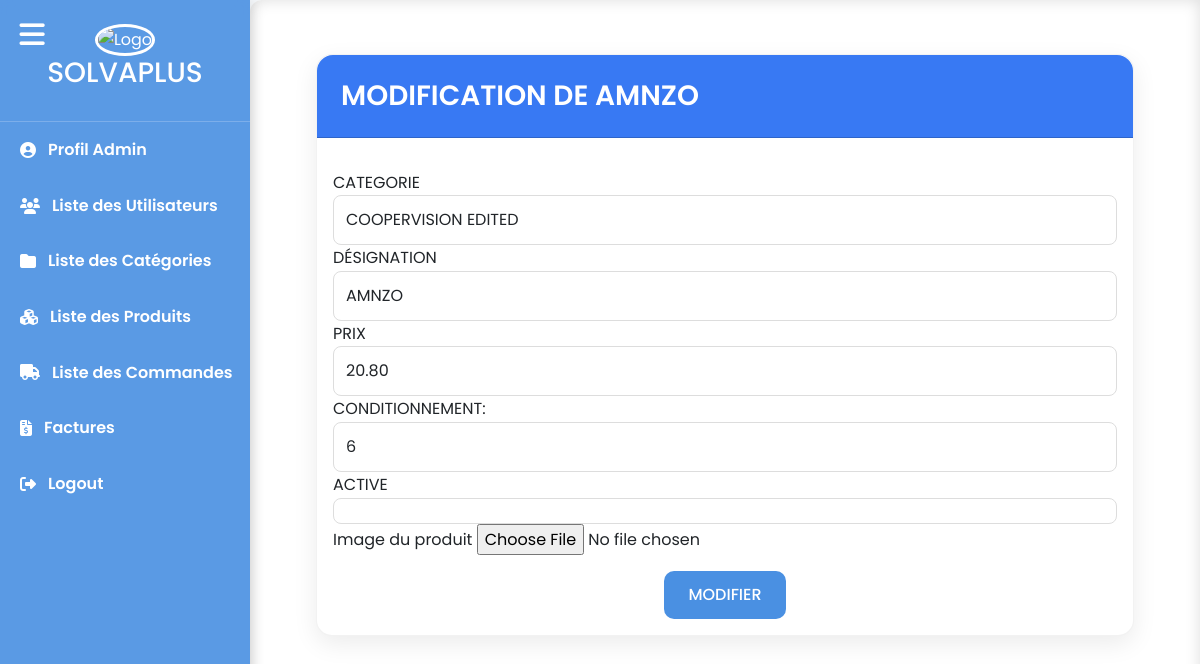
The app's page /order_management/edit_product/88/ (signed in) with its own data.
### sherly_app/models.py (models this page shows, shortened)
class Societe(models.Model):
    nom1 = models.CharField(max_length=255, blank=True, null=True,default='SHERLY & STRATEGY SL')
    nom2 = models.CharField(max_length=255, blank=True, null=True,default='Division Optical')
    ligne1 = models.CharField(max_length=255, blank=True, null=True,default='AV Naciones Unidas')
    ligne2 = models.CharField(max_length=255, blank=True, null=True,default='Ed Cristamar 30,')
    ligne3 = models.CharField(max_length=255, blank=True, null=True,default='Peurto Banus 29660,')
    ligne4 = models.CharField(max_length=255, blank=True, null=True,default='Mail: admin@gmail.com')
    ligne5 = models.CharField(max_length=255, blank=True, null=True,default='Numero IVA: ESB06835052')
    logo = models.ImageField(upload_to='images/', null=True, blank=True)
    code_client = models.CharField(max_length=255,default='00033147853314')
    livre1=models.CharField(max_length=50,default='SCROTIS  OPTIC 2000')
    livre2=models.CharField(max_length=50,default='38 rue Saint Denis')
    livre3=models.CharField(max_length=50,default='92700 COLOMBES')
    livre4=models.CharField(max_length=50,default='FRANCE')
    achteur1=models.CharField(max_length=50,default='SCROTIS  OPTIC 2000 ')
    achteur2=models.CharField(max_length=50,default='38 rue Saint Denis')
    achteur3=models.CharField(max_length=50,default='92700 COLOMBES')
    achteur4=models.CharField(max_length=50,default='FRANCE')
    achteur5=models.CharField(max_length=50,default='Numero TVA Intraceo')
    achteur6=models.CharField(max_length=50,default='FR7547911891')
    nif=models.CharField(max_length=100,blank=True,null=True,default='NIF:B062835052-Nº IVA : ESB068350201152')
    phrase=models.CharField(max_length=100,default="L'expédition s'effectue conformément a nos conditions générales de vente")
    pays=models.CharField(max_length=100,default="ESPAGNE")
    telephone=models.CharField(max_length=100,default="+333333333333")
    tva = models.IntegerField(default=0)
    boite_envoi = models.CharField(max_length=100,default="gestionrecrutement@hotmail.com", error_messages={'invalid': "L'adresse email de boite d'envoi est invalide."})
    boite_reception = models.CharField(max_length=100,default="optiquejaures@hotmail.com", error_messages={'invalid': "L'adresse email de boite de réception est invalide."})
    pdf_pwd=models.CharField(max_length=20,default="Optical2024")

class Produit(models.Model):
    designation = models.CharField(max_length=255, blank=True, null=True)
    famille = models.ForeignKey(Famille, on_delete=models.CASCADE, blank=True, null=True)
    conditionnement_count = models.IntegerField(default=1)
    prix = models.DecimalField(max_digits=10, decimal_places=2)
    reference = models.CharField(max_length=7, default='', editable=False)  # Set editable to False to prevent manual editing
    is_active = models.BooleanField(default=True)  # Boolean field for activation status
    image = models.ImageField(upload_to='produits/', blank=True, null=True)

class Famille(models.Model):
    famille = models.CharField(max_length=255)
    description = RichTextField(blank=True, null=True)  # champ riche texte + image
    is_active = models.BooleanField(default=True)  # Boolean field for activation status
    image = models.ImageField(_('Image'), upload_to='familles/', blank=True)

### sherly_app/views.py (the view, shortened to what this page needs)
# urls.py: path('edit_product/<int:id>/', user_passes_test(is_superuser, login_url='bl_login')(edit_product), name='edit_product'),
def edit_product(request, id):
    product = Produit.objects.get(pk=id)
    familles = Famille.objects.all()
    return render(request, 'produits/edit_product.html', {'familles': familles, 'product': product})

### sherly_app/context_processors.py (called while the page is built)
def societer_info(request):
    societe = Societe.objects.first()  # Retrieve societer information (adjust as necessary)
    return {'societe': societe}

def familles_context(request):
    familles = Famille.objects.all()  # Récupère toutes les familles
    return {'familles': familles}

def produits_context(request):
    produits = Produit.objects.all()  # Récupère toutes les familles
    return {'produits': produits}

### sherly_app/urls.py (called while the page is built)
def is_superuser(user):
    return user.is_superuser

### sherly_app/templates/produits/edit_product.html (shortened to what this page needs)
{% extends 'base.html' %}
{% block content %}
    <div class="container mt-4">
        <div class="container">
            <div class="card">
                <div class="card-header" style="background-color: #3879f3; color: white;">
                    <h2 class="mb-0">MODIFICATION DE {{product.designation}} </h2>
                </div>
                <div class="card-body">
                    <form method="post" enctype="multipart/form-data">
                                                <div class="form-group">
                            <label for="categorie1">CATEGORIE </label>
                            <select class="form-control" id="famille" name="famille" required>
                                {% for value in familles %}
                                    <option value="{{ value.id }}" {% if value.id == product.famille.id %} selected {% endif %}>{{ value.famille }}</option>
                                {% endfor %}
                            </select>
                        </div>
                        <div class="form-group">
                            <label > DÉSIGNATION</label>
                            <input type="text" class="form-control" id="designation" name="designation" value="{{ product.designation }}" required oninput="this.value = this.value.toUpperCase()">
                        </div>
                        <div class="form-group">
                            <label>PRIX</label>
                            <input type="number" step="any" class="form-control" id="prix" name="prix" value="{{ product.prix }}"  required pattern="^[0-9]+(\.[0-9]+)?$">
                        </div>
                        <div class="form-group">
                            <label >CONDITIONNEMENT:</label>
                            <input type="number" class="form-control" id="conditionnement" name="conditionnement" value="{{ product.conditionnement_count }}" required>
                        </div>
                        <div class="form-row">
                            <div class="form-group col-md-0">
                                <label for="is_active">ACTIVE</label>
                                <div class="input-group">
                                    <input type="checkbox" class="form-control" id="is_active" name="is_active" {% if product.is_active %}checked{% endif %}>
                                </div>
                            </div>
                        </div>
                        <div class="form-group">
                            <label for="image">Image du produit</label>
                            <input type="file" class="form-control-file" id="image" name="image">
                        </div>
                        <div class="text-center mt-3">
                            <button type="submit" class="btn btn-primary">MODIFIER</button>
                        </div>
                    </form>
                </div>
            </div>
        </div>
    </div>
{% endblock %}

### sherly_app/templates/base.html (shortened to what this page needs)
{% load static %}
<!DOCTYPE html>
<html lang="fr">
<head>
    <link href="https://cdn.jsdelivr.net/npm/bootstrap@5.3.0/dist/css/bootstrap.min.css" rel="stylesheet" />
    <link href="https://cdnjs.cloudflare.com/ajax/libs/font-awesome/6.4.0/css/all.min.css" rel="stylesheet" />
    <link href="https://cdn.jsdelivr.net/npm/bootstrap-icons@1.11.1/font/bootstrap-icons.css" rel="stylesheet" />
    <link href="{% static 'css/main.css' %}" rel="stylesheet" />
</head>
<body>
    <button id="sidebarCollapse" aria-label="Toggle Sidebar">
        <i class="fas fa-bars"></i>
    </button>
    <nav id="sidebar" class="fade-in">
        <div class="sidebar-header">
            <img src="{% static 'images/logo.png' %}" alt="Logo" class="fade-in">
            <h3>{{societe.nom1}}</h3>
        </div>
        {% if user.is_superuser %}
        <ul class="components">
            <li><a href="{% url 'profile' %}"><i class="fas fa-user-circle"></i> <span class="text">Profil Admin</span></a></li>
            <li><a href="{% url 'list_user' %}"><i class="fas fa-users"></i> <span class="text">Liste des Utilisateurs</span></a></li>
            <li><a href="{% url 'categorie_list' %}"><i class="fas fa-folder"></i> <span class="text">Liste des Catégories</span></a></li>
            <li><a href="{% url 'product_list' %}"><i class="fas fa-cubes"></i> <span class="text">Liste des Produits</span></a></li>
            <li><a href="{% url 'commande_list' %}"><i class="fas fa-truck"></i> <span class="text">Liste des Commandes</span></a></li>
            <li><a href="{% url 'facture' %}"><i class="fas fa-file-invoice-dollar"></i> <span class="text">Factures</span></a></li>
            <li><a href="{% url 'bl_logout' %}"><i class="fas fa-sign-out-alt"></i> <span class="text">Logout</span></a></li>
        </ul>
        {% else %}
        <ul class="components">
            <li><a href="{% url 'commande_list' %}"><i class="fas fa-truck"></i> <span class="text">Liste des Commandes</span></a></li>
            <li><a href="{% url 'bl_logout' %}"><i class="fas fa-sign-out-alt"></i> <span class="text">Logout</span></a></li>
        </ul>
        {% endif %}
    </nav>
    <div id="content" class="fade-in">
        <div class="container-fluid">
            {% block content %}
            {% endblock %}
        </div>
    </div>
</body>
</html>

### sherly_app/static/css/main.css (style rules this page uses)
:root { --primary-color: #4a90e2; --secondary-color: #ff6f61; --background-color: #f4f7fa; --text-color: #333; --sidebar-bg: rgba(74, 144, 226, 0.9); --hover-bg: rgba(255, 111, 97, 0.2); }
* { box-sizing: border-box; margin: 0; padding: 0; }
body { font-family: 'Poppins', sans-serif; background-color: var(--background-color); color: var(--text-color); line-height: 1.6; }
.card { background: white; border-radius: 16px; box-shadow: 0 8px 24px rgba(0, 0, 0, 0.08); transition: all 0.3s ease; border: 1px solid rgba(0, 0, 0, 0.05); }
.card-header { background-color: var(--primary-color); color: white; padding: 1.5rem; border-radius: 16px 16px 0 0 !important; margin-bottom: 1rem; }
.card-header h2, .card-header h3 { margin: 0; font-weight: 600; font-size: 1.5rem; }
.card-header h2 { font-size: 1.75rem; }
.btn-primary { background-color: var(--primary-color); border: none; padding: 12px 24px; border-radius: 10px; transition: all 0.3s ease; font-weight: 500; }
.form-control { border-radius: 8px; padding: 12px; border: 1px solid #ddd; transition: all 0.3s ease; }
.fade-in { animation: fadeIn 0.5s ease-in; }

### sherly_app/templates/base.html (style rules this page uses)
* { box-sizing: border-box; }
body { font-family: 'Poppins', sans-serif; background-color: #f4f7fa; margin: 0; min-height: 100vh; overflow-x: hidden; }
#sidebar { position: fixed; top: 0; left: 0; height: 100vh; width: 250px; background: rgba(74, 144, 226, 0.9); backdrop-filter: blur(8px); box-shadow: 2px 0 12px rgba(0, 0, 0, 0.1); color: #fff; transition: width 0.4s ease; z-index: 1050; overflow: hidden; }
#sidebar .sidebar-header { padding: 1.5rem 1rem; text-align: center; border-bottom: 1px solid rgba(255, 255, 255, 0.2); }
#sidebar .sidebar-header img { width: 70px; height: 70px; border-radius: 50%; border: 3px solid white; object-fit: cover; transition: transform 0.3s ease; }
#sidebar ul.components { padding: 0; margin: 0; list-style: none; }
#sidebar ul li { width: 100%; }
#sidebar ul li a { display: flex; align-items: center; gap: 12px; padding: 15px 20px; color: white; font-weight: 600; text-decoration: none; transition: background-color 0.3s ease, color 0.3s ease, transform 0.3s ease; white-space: nowrap; }
#sidebarCollapse { position: fixed; top: 12px; left: 12px; z-index: 1100; width: 40px; height: 40px; border: none; background: transparent; color: white; font-size: 1.8rem; cursor: pointer; transition: color 0.3s ease; }
#content { margin-left: 250px; padding: 30px; transition: margin-left 0.4s ease; min-height: 100vh; background: white; border-radius: 12px 0 0 12px; box-shadow: inset 0 0 15px #ddd; }

### records on screen
Societe: nom1 "SOLVAPLUS"
Produit: designation "AMNZO", famille "COOPERVISION EDITED", prix "20.80", conditionnement "6"
